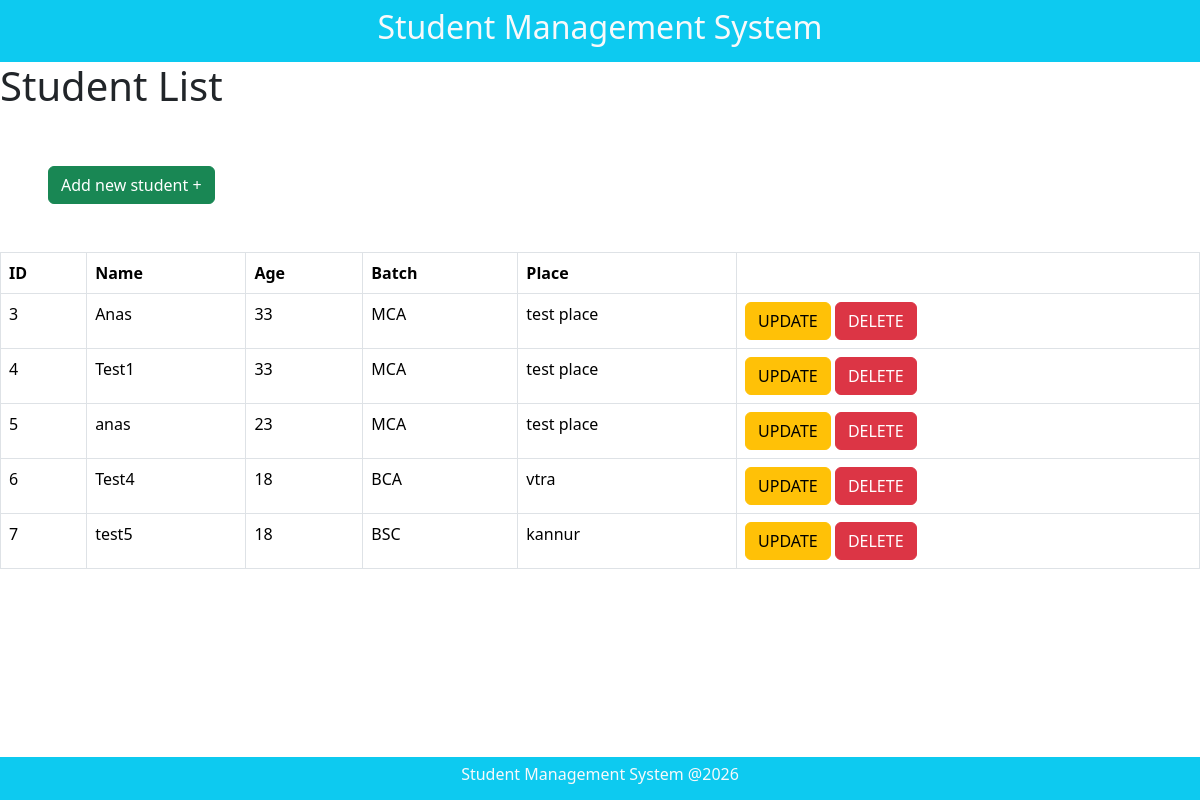
Page /list on the earlier database version.
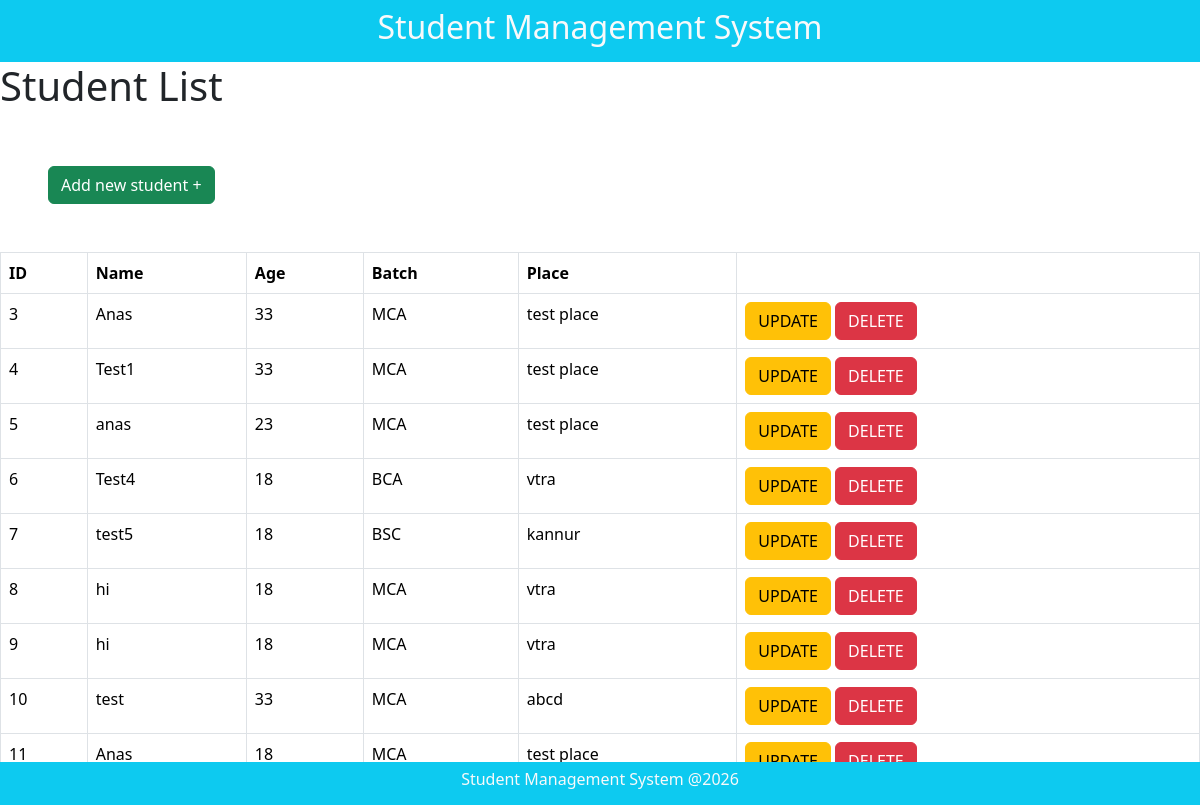
Same page on the later database version.
### teacher/models.py (models this page shows)
class StudentList(models.Model):
    name = models.CharField(max_length=100)
    age = models.IntegerField()
    batch = models.CharField(max_length=50)
    place = models.CharField(max_length=100)

### teacher/views.py (the view)
# urls.py: path('list',studentListView.as_view(),name="slist"),
class studentListView(View):
    def get(self,req):
        qso = StudentList.objects.all()
        return render(req,"studentlist.html",{'studentlist':qso})

### teacher/templates/studentlist.html (shortened to what this page needs)
<!doctype html>
<html lang="en" data-bs-theme="light">
<head>
    <link href="https://cdn.jsdelivr.net/npm/bootstrap@5.3.8/dist/css/bootstrap.min.css" rel="stylesheet"
 />
</head>
<body>
    <header class="bg-info text-light p-2 text-center">
        <h2>Student Management System</h2>
    </header>
    <h1>Student List</h1>
    <a href="{% url 'sadd' %}" class="btn btn-success m-5">Add new student +</a>
    <table class="table table-bordered">
        <thead>
            <tr>
                <th>ID</th>
                <th>Name</th>
                <th>Age</th>
                <th>Batch</th>
                <th>Place</th>
                <th></th>
            </tr>
        </thead>
        <tbody>
            {% for i in studentlist %}
            <tr>
                <td>{{i.id}}</td>
                <td>{{i.name}}</td>
                <td>{{i.age}}</td>
                <td>{{i.batch}}</td>
                <td>{{i.place}}</td>
                <td>
                    <a class="btn btn-warning" href="{% url 'sedit' i.id %}">UPDATE</a>
                    <a class="btn btn-danger" href="{% url 'sdelete' i.id %}">DELETE</a>
                </td>
            </tr>
            {% endfor %}
        </tbody>
    </table>
    <footer class="bg-info text-light p-2 text-center fixed-bottom">
        <h6>Student Management System @2026</h6>
    </footer>
</body>
</html>

Differences in the rows shown:
added StudentList: id "8", name "hi", age "18", batch "MCA", place "vtra"
added StudentList: id "9", name "hi", age "18", batch "MCA", place "vtra"
added StudentList: id "10", name "test", age "33", batch "MCA", place "abcd"
added StudentList: id "11", name "Anas", age "18", batch "MCA", place "test place"
